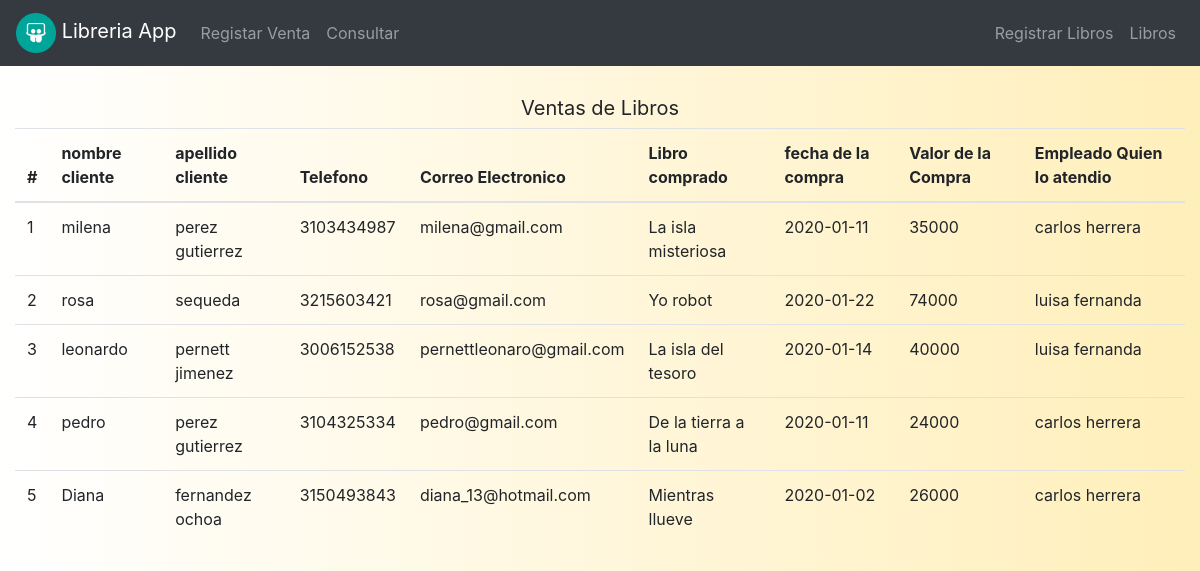
The page /clientes/consultar.php on the database its author committed.
### tables this page shows
CREATE TABLE `clientes` (
  `id` int(11) NOT NULL,
  `nombre` varchar(50) NOT NULL,
  `apellido` varchar(50) NOT NULL,
  `telefono` bigint(11) NOT NULL,
  `correo` varchar(255) NOT NULL,
  `libro_comprado` varchar(255) NOT NULL,
  `fecha_compra` date NOT NULL,
  `valor_libro` int(11) NOT NULL,
  `empleado` varchar(50) NOT NULL,
  `libro_id` int(11) DEFAULT NULL
);

### clientes/consultar.php (the view, shortened to what this page needs)
<?php
require_once('../conexion/db.php');
$sql = "SELECT * FROM clientes";
$resultado = $pdo->prepare($sql);
$resultado->execute();
$rows = $resultado->fetchAll();
include('../template/header.php');
?>
<div class="container-fluid mt-5">
    <div class="row">
        <div class="col-md-12 mt-5">
            <h3 class="lead text-center"><strong>Ventas de Libros</strong> </h3>
            <table class="table" id="myTable">
                <thead>
                    <tr>
                        <th scope="col">#</th>
                        <th scope="col">nombre cliente</th>
                        <th scope="col">apellido cliente</th>
                        <th scope="col">Telefono</th>
                        <th scope="col">Correo Electronico</th>
                        <th scope="col">Libro comprado</th>
                        <th scope="col">fecha de la compra</th>
                        <th scope="col">Valor de la Compra</th>
                        <th scope="col">Empleado Quien lo atendio</th>
                    </tr>
                </thead>
                <tbody>
                    <?php foreach ($rows as $row) { ?>
                        <tr>
                            <td><?= $row['id'] ?></td>
                            <td><?= $row['nombre'] ?></td>
                            <td><?= $row['apellido'] ?></td>
                            <td><?= $row['telefono'] ?></td>
                            <td><?= $row['correo'] ?></td>
                            <td><?= $row['libro_comprado'] ?></td>
                            <td><?= $row['fecha_compra'] ?></td>
                            <td><?= $row['valor_libro'] ?></td>
                            <td><?= $row['empleado'] ?></td>
                        </tr>
                    <?php } ?>
                </tbody>
            </table>
        </div>
    </div>
</div>
</body>
</html>

### public/css/main.css (style rules this page uses)
body { background: #FFEFBA; background: -webkit-linear-gradient(to right, #FFFFFF, #FFEFBA); background: linear-gradient(to right, #FFFFFF, #FFEFBA); }

### rows shown on the page
clientes: id "1", nombre "milena", apellido "perez gutierrez", telefono "3103434987", correo "milena@gmail.com", libro_comprado "La isla misteriosa", fecha_compra "2020-01-11", valor_libro "35000", empleado "carlos herrera"
clientes: id "2", nombre "rosa", apellido "sequeda", telefono "3215603421", correo "rosa@gmail.com", libro_comprado "Yo robot", fecha_compra "2020-01-22", valor_libro "74000", empleado "luisa fernanda"
clientes: id "3", nombre "leonardo", apellido "pernett jimenez", telefono "3006152538", correo "pernettleonaro@gmail.com", libro_comprado "La isla del tesoro", fecha_compra "2020-01-14", valor_libro "40000", empleado "luisa fernanda"
clientes: id "4", nombre "pedro", apellido "perez gutierrez", telefono "3104325334", correo "pedro@gmail.com", libro_comprado "De la tierra a la luna", fecha_compra "2020-01-11", valor_libro "24000", empleado "carlos herrera"
clientes: id "5", nombre "Diana", apellido "fernandez ochoa", telefono "3150493843", correo "diana_13@hotmail.com", libro_comprado "Mientras llueve", fecha_compra "2020-01-02", valor_libro "26000", empleado "carlos herrera"
